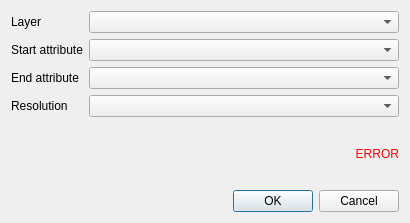
<?xml version="1.0" encoding="UTF-8"?>
<ui version="4.0">
 <class>Dialog</class>
 <widget class="QDialog" name="Dialog">
  <property name="geometry">
   <rect>
    <x>0</x>
    <y>0</y>
    <width>410</width>
    <height>223</height>
   </rect>
  </property>
  <property name="windowTitle">
   <string>Time manager layer</string>
  </property>
  <layout class="QVBoxLayout" name="verticalLayout">
   <item>
    <layout class="QFormLayout" name="formLayout">
     <item row="0" column="0">
      <widget class="QLabel" name="label_layer">
       <property name="text">
        <string>Layer</string>
       </property>
      </widget>
     </item>
     <item row="0" column="1">
      <widget class="QgsMapLayerComboBox" name="layer"/>
     </item>
     <item row="1" column="0">
      <widget class="QLabel" name="label_start_attribute">
       <property name="text">
        <string>Start attribute</string>
       </property>
       <property name="wordWrap">
        <bool>true</bool>
       </property>
      </widget>
     </item>
     <item row="1" column="1">
      <widget class="QgsFieldComboBox" name="start_field"/>
     </item>
     <item row="2" column="0">
      <widget class="QLabel" name="label_feature_label">
       <property name="text">
        <string>End attribute</string>
       </property>
      </widget>
     </item>
     <item row="2" column="1">
      <widget class="QgsFieldComboBox" name="end_field"/>
     </item>
     <item row="3" column="0">
      <widget class="QLabel" name="label_resolution">
       <property name="text">
        <string>Resolution</string>
       </property>
      </widget>
     </item>
     <item row="3" column="1">
      <widget class="QComboBox" name="resolution"/>
     </item>
    </layout>
   </item>
   <item>
    <widget class="QLabel" name="error">
     <property name="styleSheet">
      <string notr="true">QLabel { color : red; }</string>
     </property>
     <property name="text">
      <string notr="true">ERROR</string>
     </property>
     <property name="alignment">
      <set>Qt::AlignRight|Qt::AlignTrailing|Qt::AlignVCenter</set>
     </property>
    </widget>
   </item>
   <item>
    <widget class="QDialogButtonBox" name="button_box">
     <property name="orientation">
      <enum>Qt::Horizontal</enum>
     </property>
     <property name="standardButtons">
      <set>QDialogButtonBox::Cancel|QDialogButtonBox::Ok</set>
     </property>
    </widget>
   </item>
  </layout>
 </widget>
 <customwidgets>
  <customwidget>
   <class>QgsFieldComboBox</class>
   <extends>QComboBox</extends>
   <header>qgis.gui</header>
  </customwidget>
  <customwidget>
   <class>QgsMapLayerComboBox</class>
   <extends>QComboBox</extends>
   <header>qgis.gui</header>
  </customwidget>
 </customwidgets>
 <resources/>
 <connections/>
</ui>
